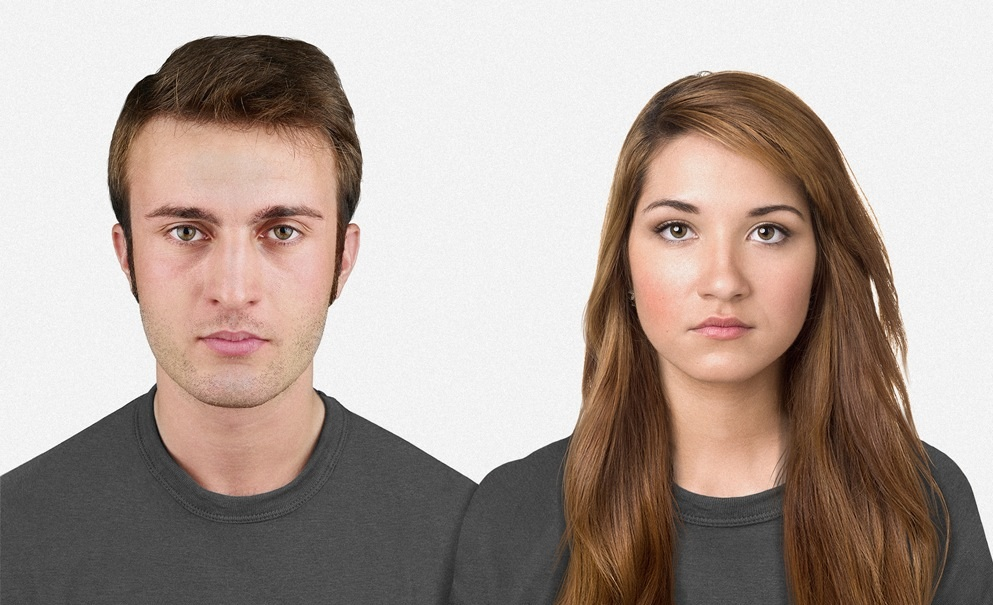
#> input picture Recognition/src/1.jpg, 993 x 605 px, found by its file name
$ python face_recognition.py 1.jpg
#> lines starting #> are read from the running program, lines starting #| are printed output that depends on the picture; after the words box and inside, x2 and y2 are one past the last pixel; in counts of white or black regions, pixels touching at a corner belong together
'''
Created on 2020 M11 1

@author: vaibh
'''
import cv2 #cv2 module imports OpenCV library
import sys #sys imports common python functions, such as argv
import os

imagePath = r'C:\Users\vaibh\OneDrive\Desktop\Projects\Recognition\src\1.jpg' #Pythonic way of reading the first argument is to assign the value returned by sys.argv[1]

#common practice is to convert the input image into gray scale for better results
image = cv2.imread(imagePath) #this function is used to take the input image and converts it into OpenCV object
#> image is the input picture: shape (605, 993, 3); mean B, G, R 154, 161.9, 176.5
gray = cv2.cvtColor(image, cv2.COLOR_BGR2GRAY) #.ctvColor function converts the input image object to grayscale object
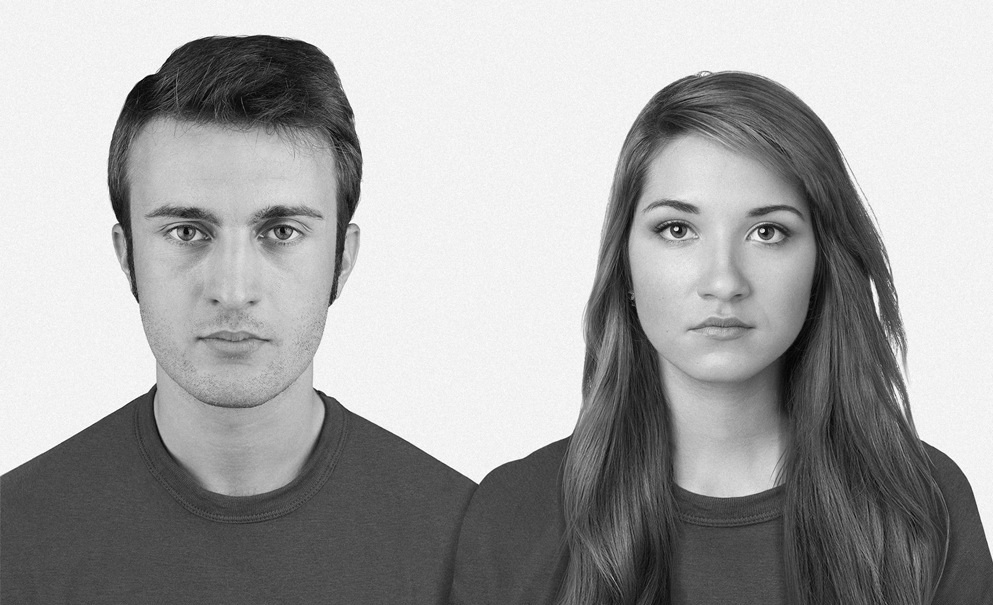
#> gray: shape (605, 993); min 1, max 255, mean 165.3

faceCascade = cv2.CascadeClassifier(cv2.data.haarcascades + "haarcascade_frontalface_default.xml") #faceCascade object that will load the Haar Cascade file with the cv2.CascadeClassifier method
faces = faceCascade.detectMultiScale(
    gray, #This specifies the use of the OpenCV grayscale image object that you loaded earlier.
    scaleFactor = 1.3, #This parameter specifies the rate to reduce the image size at each image scale.
    minNeighbors = 3, #This parameter specifies how many neighbors, or detections, each candidate rectangle should have
                      #to retain it. A higher value may result in less false positives, but a value too high can eliminate true positives.
    minSize = (30,30) #This allows you to define the minimum possible object size measured in pixels. Objects smaller than this parameter are ignored.

) # .detectMultiScale() method on the facecascade object. This generates a list of rectangles for all of the detected faces in the image.
#> faces = [[609, 144, 231, 231], [90, 119, 288, 288]]
#The list of rectangles is a collection of pixel locations from the image, in the form of Rect(x,y,w,h).

print ("[INFO] Found {0} Faces!".format(len(faces))) #this prints out how many faces it detected
#| [INFO] Found 2 Faces!

for (x,y,w,h) in faces: #for loop is used to iterate through the list of pixel location returned from faceCascade.detectMultiScale method
    cv2.rectangle(image, (x,y), (x+w, y+h), (0,255,0), 2)
    roi_color = image[y:y + h, x:x + w]
    print ("[INFO] Object found.saving locally.")
    cv2.imwrite(str(x) + str(h) + '_face.jpg', roi_color)
#> this loop made 2 passes
#| [INFO] Object found.saving locally.
#| [INFO] Object found.saving locally.
#> pass 1, `roi_color = image[y:y + h, x:x + w]`:
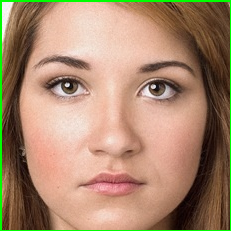
#> roi_color: shape (231, 231, 3); mean B, G, R 109.6, 135.5, 168.1
#> pass 2, `roi_color = image[y:y + h, x:x + w]`:
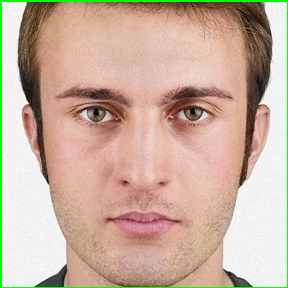
#> roi_color: shape (288, 288, 3); mean B, G, R 158.9, 176.4, 201.7
#> after the loop:
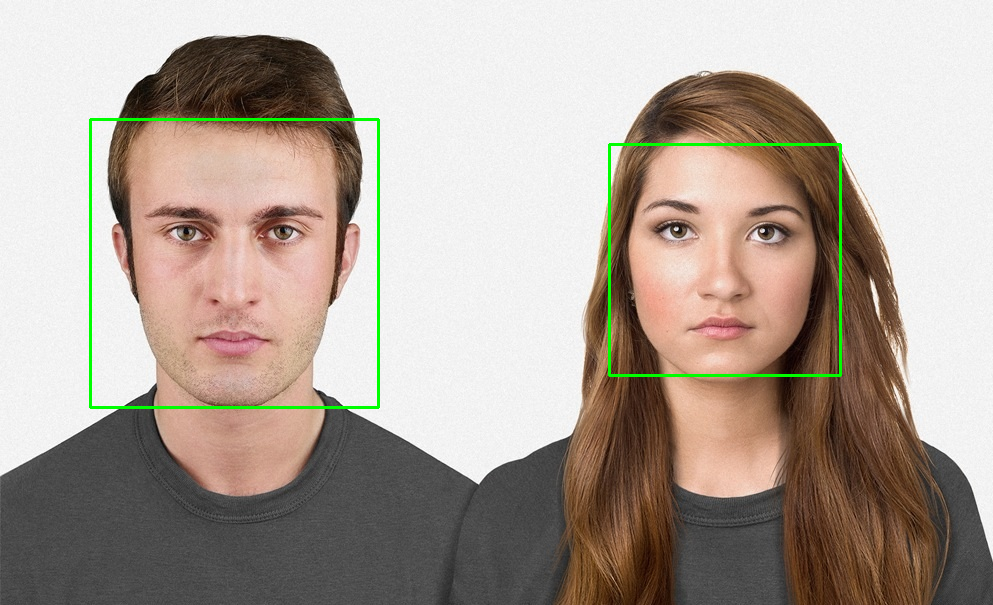
#> image: shape (605, 993, 3); 1.04% of pixels changed, all inside (x1, y1, x2, y2) = (89, 118, 842, 409)

    #image - tells code to draw rectangles on the original input image
    #(x,y), (x+w, y+h) - are the four pixel locations for the detected object. rectangle will use these to locate and draw rectangles around the detected objects in the input image.
    #(0, 255, 0) is the color of the shape. This argument gets passed as a tuple for BGR.
    #2 is the thickness of the line measured in pixels.

#now we use .imwrite() method to write the new image to local filesystem as face_detected.jpg
path = r'C:\Users\vaibh\OneDrive\Desktop\Projects\Recognition\src\1.jpg'
directory = r'C:\Users\vaibh\OneDrive\Desktop\Projects\Recognition\src'
os.chdir(directory)
status = cv2.imwrite('face_detected.png', image) #This method will return true if the write was successful and false if it wasn’t able to write the new image.
print ("Image faces_detected.jpg written to filesystem: ",status)
#| Image faces_detected.jpg written to filesystem:  True

$ run again, with Recognition/src/90288_face.jpg copied over Recognition/src/1.jpg
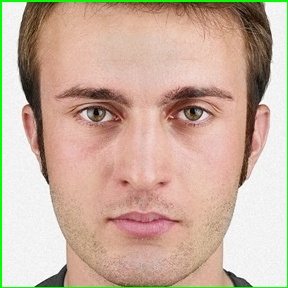
#> input picture Recognition/src/90288_face.jpg, 288 x 288 px, found by its file name
#> image is the input picture: shape (288, 288, 3); mean B, G, R 158.9, 176.2, 201.7
#> `gray = cv2.cvtColor(image, cv2.COLOR_BGR2GRAY)`:
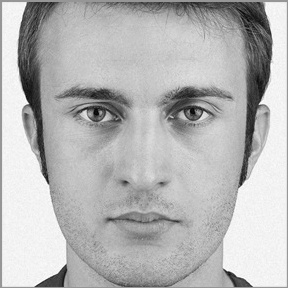
#> gray: shape (288, 288); min 4, max 255, mean 181.8
#> faces = [[18, 17, 250, 250]]
#| [INFO] Found 1 Faces!
#> the loop `for (x,y,w,h) in faces:` made 1 pass
#> (printed output is left out)
#> after the loop `for (x,y,w,h) in faces:`:
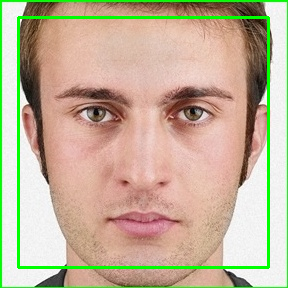
#> image: shape (288, 288, 3); 3.61% of pixels changed, all inside (x1, y1, x2, y2) = (17, 16, 270, 269)
#| Image faces_detected.jpg written to filesystem:  True
